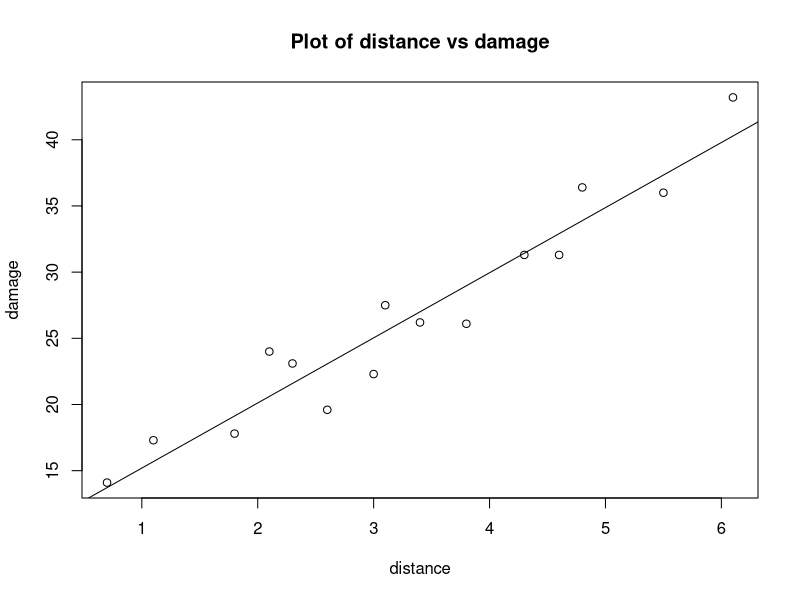
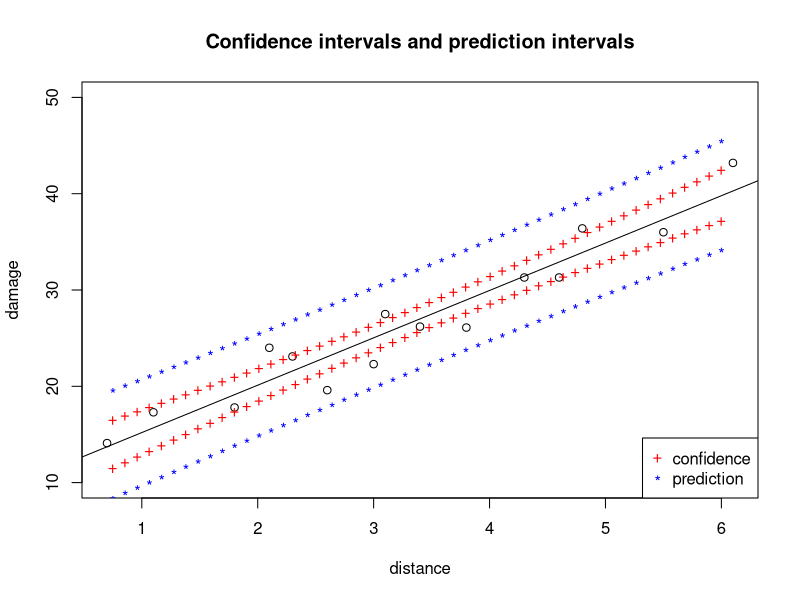

Write R code to recreate these figures, in order.
## ---- chunk 1
damage <- c(26.2, 17.8, 31.3, 23.1, 27.5, 36.0, 14.1, 22.3, 19.6, 31.3, 24.0, 17.3, 43.2, 36.4, 26.1)
distance <- c(3.4, 1.8, 4.6, 2.3, 3.1, 5.5, 0.7, 3.0, 2.6, 4.3, 2.1, 1.1, 6.1, 4.8, 3.8)
FireDam <- data.frame(damage, distance)
lm.fit <- lm(damage ~ distance, FireDam)
lm.fit
## ---- chunk 2
plot(distance, damage, 
     xlab ="distance", ylab = "damage", 
     main = "Plot of distance vs damage")
abline(lm.fit)
## ---- chunk 3
summary(lm.fit)
## ---- chunk 4
predict(lm.fit, newdata = data.frame(distance = 0.5:3.5) )
## ---- chunk 5
predict(lm.fit,
        data.frame(distance=(c(0.5,3,5.5))),
        interval="confidence")
## ---- chunk 6
predict(lm.fit,
        data.frame(distance=(c(0.5,3,5.5))),
        interval="prediction")
## ---- chunk 7
plot(distance, damage, 
     xlab="distance", ylab = "damage", 
     main = "Confidence intervals and prediction intervals", 
     ylim = c(10,50))
abline(lm.fit)
newDist  <- data.frame(distance=seq(0.75,6.0,length=51))
p_conf <- predict(lm.fit, newDist, interval="confidence")
p_pred <- predict(lm.fit, newDist, interval="prediction")
lines(newDist$distance, p_conf[,"lwr"], col="red", type="b", pch="+")
lines(newDist$distance, p_conf[,"upr"], col="red", type="b", pch="+")
lines(newDist$distance, p_pred[,"upr"], col="blue", type="b", pch="*")
lines(newDist$distance, p_pred[,"lwr"], col="blue", type="b", pch="*")
legend("bottomright",
       pch=c("+","*"),
       col=c("red","blue"),
       legend = c("confidence","prediction"))
